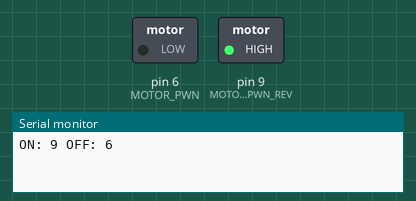
A sketch run on a simulated Arduino Uno, built with avr-gcc and run on an emulated ATmega328P. Parts: switched loads named in the sketch (green lamp = pin HIGH), the last lines printed to the serial monitor. The modem accepts every AT command (registered, SIM ready, sends succeed) and sends nothing else.

Above: at 4.0 s.
At 5.5 s:
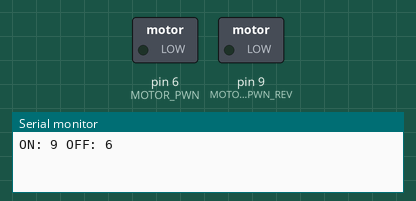
At 7.0 s:
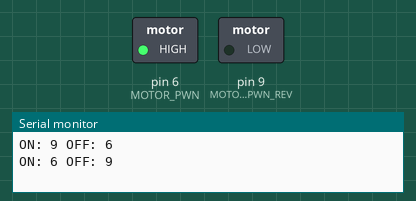
Timing chart, 0 to 10.8 s (numbered marks = the images above):
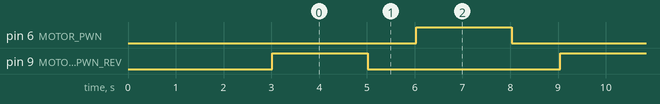

Measured:
- by itself, pin 6 (MOTOR_PWN), pin 9 (MOTOR_PWN_REV): alternates HIGH for 2.0 s and LOW for 4.0 s
- by itself, everything shown: repeats every 6.0 s, in 4 steps

The sketch:

final_proj.ino
```cpp
// FROM:
// https://learn.sparkfun.com/tutorials/multiplexer-breakout-hookup-guide/all
// https://playground.arduino.cc/Learning/4051/
// https://www.aranacorp.com/en/using-a-multiplexer-with-arduino/
// https://www.youtube.com/watch?v=SfsIOQic6AM&ab_channel=AnasKuzechie

#include "photo.cpp"
#include <SoftwareSerial.h>

const byte RX_PIN = 12;//2;
const byte TX_PIN = 13;//3;

// Using software serial port, can speak digital port analog into serial port
SoftwareSerial BT(RX_PIN, TX_PIN);  //New object, receive foot 2, send foot 3
char val;  //Store received variables

#define S0 2
#define S1 3
#define S2 4

#define Z_IN A5

#define MOTOR_PWN 6
#define MOTOR_PWN_REV 9

const int PHOTO_000 = 0;
const int PHOTO_045 = 1;
const int PHOTO_090 = 2;
const int PHOTO_135 = 3;
const int PHOTO_180 = 4;
const int PHOTO_225 = 5;
const int PHOTO_270 = 6;
const int PHOTO_315 = 7;

const photo PHOT[] = {

  photo(PHOTO_000, 0, 0),
  photo(PHOTO_045, 45, 45),
  photo(PHOTO_090, 90, 90),
  photo(PHOTO_135, 135, 135),
  photo(PHOTO_180, 180, 180),
  photo(PHOTO_225, 225, -135),
  photo(PHOTO_270, 270, -90),
  photo(PHOTO_315, 315, -45)

};


const int PHOTOS[] = {
    PHOTO_000,
    PHOTO_045,
    PHOTO_090,
    PHOTO_135,
    PHOTO_180,
    PHOTO_225,
    PHOTO_270,
    PHOTO_315
};

int PHOTOS_LEN = sizeof(PHOTOS)/sizeof(int);

void print(String text) {
  Serial.print(text);
  BT.print(text);
}

void println(String text) {
  Serial.println(text);
  BT.println(text);
}

void setupMultiplexer() {

  // Set up the select pins as outputs:
  pinMode(S0, OUTPUT);
  pinMode(S1, OUTPUT);
  pinMode(S2, OUTPUT);

  pinMode(Z_IN, INPUT); // Set up Z as an input
}

void setupMotorDriver() {

  pinMode(MOTOR_PWN, OUTPUT);
  analogWrite(MOTOR_PWN, 0);

  pinMode(MOTOR_PWN_REV, OUTPUT);
  analogWrite(MOTOR_PWN_REV, 0);
}

void setupBT() {

  BT.begin(9600);  //set baud rate
  delay(3000); //delay 5000ms
  BT.print("AT"); //Send AT.
}

void setup()
{

  Serial.begin(9600); // Initialize the serial port

  setupMultiplexer();
  setupMotorDriver();
  setupBT();
}

void printAllPinVals() {

  // Print the header:
  println("Y0\tY1\tY2\tY3\tY4\tY5\tY6\tY7");
  println("---\t---\t---\t---\t---\t---\t---\t---");

  int MAX = 7;
  // Loop through all eight pins.
  for (byte pin=0; pin<=MAX; pin++)
  {
    //selectMuxPin(pin); // Select one at a time
    //int inputValue = analogRead(Z_IN); // and read Z
    int inputValue = getMuxVal(pin);
    print(String(inputValue) + "\t");
    //delay(20);
  }
  Serial.println();

  //Serial.println(analogRead(A2));
  //Serial.println(analogRead(A3));

}


int getMuxVal(int pin) {
  selectMuxPinx(pin);
  return analogRead(Z_IN);
}

void selectMuxPinx(int chnl){/* function selectChannel */

    //// Select channel of the multiplexer
    int A = bitRead(chnl,0); //Take first bit from binary value of i channel.
    int B = bitRead(chnl,1); //Take second bit from binary value of i channel.
    int C = bitRead(chnl,2); //Take third bit from value of i channel.

    //int A = chnl & 0x01;      // old version of setting the bits
    //int B = (chnl>>1) & 0x01;      // old version of setting the bits
    //int C = (chnl>>2) & 0x01;      // old version of setting the bits

    /*
    Serial.print(chnl);
    Serial.print(", ");
    Serial.print(A);
    Serial.print(", ");
    Serial.print(B);
    Serial.print(", ");
    Serial.println(C);
    */
    digitalWrite(S0, A);
    digitalWrite(S1, B);
    digitalWrite(S2, C);
}


int getBrightest() {

    int analogValue, largest = 0, brightest = -1;

    for(int curr = 0; curr < PHOTOS_LEN; curr++) {

        //selectMuxPin(PHOTOS[curr]);
        //analogValue = analogRead(Z_IN);
        analogValue = getMuxVal(PHOTOS[curr]);

        /*
        Serial.print("Pin");
        Serial.print(PHOTOS[curr]);
        Serial.print(" : ");
        Serial.println(analogValue);
        */

        if(analogValue > largest) {
            largest = analogValue;
            brightest = PHOTOS[curr];
        }
    }

    return brightest;
}


int curr_dir = MOTOR_PWN;

void loop()
{

  int on = (curr_dir == MOTOR_PWN) ? MOTOR_PWN_REV : MOTOR_PWN;
  int off = (curr_dir == MOTOR_PWN) ? MOTOR_PWN : MOTOR_PWN_REV;

  curr_dir = on;
  print("ON: ");
  print(String(on));
  print(" OFF: ");
  println(String(off));

  digitalWrite(on, HIGH);
  digitalWrite(off, LOW);

  delay(2000);

  digitalWrite(on, LOW);

  delay(1000);
}

void loopx()
{

  int brightest = getBrightest();
  println(String(brightest));

  // /*
  if (brightest == 0) {
    analogWrite(MOTOR_PWN, 0);
    analogWrite(MOTOR_PWN_REV, 0);
  }
  else if(brightest == 2 || brightest == 6) {
      analogWrite(MOTOR_PWN, 0);
      analogWrite(MOTOR_PWN_REV, 255);
  }
  else {
    analogWrite(MOTOR_PWN, 255);
    analogWrite(MOTOR_PWN_REV, 0);
  }

  //printAllPinVals();
  delay(1000);
}
```

photo.cpp
```cpp
class photo {
  private:
    int pin;
    int physical_angle;
    int logical_angle;

  public:
    photo(int pin, int physical_angle, int logical_angle) {
      this->pin = pin;
      this->physical_angle = physical_angle;
      this->logical_angle = logical_angle;
    }
};
```
